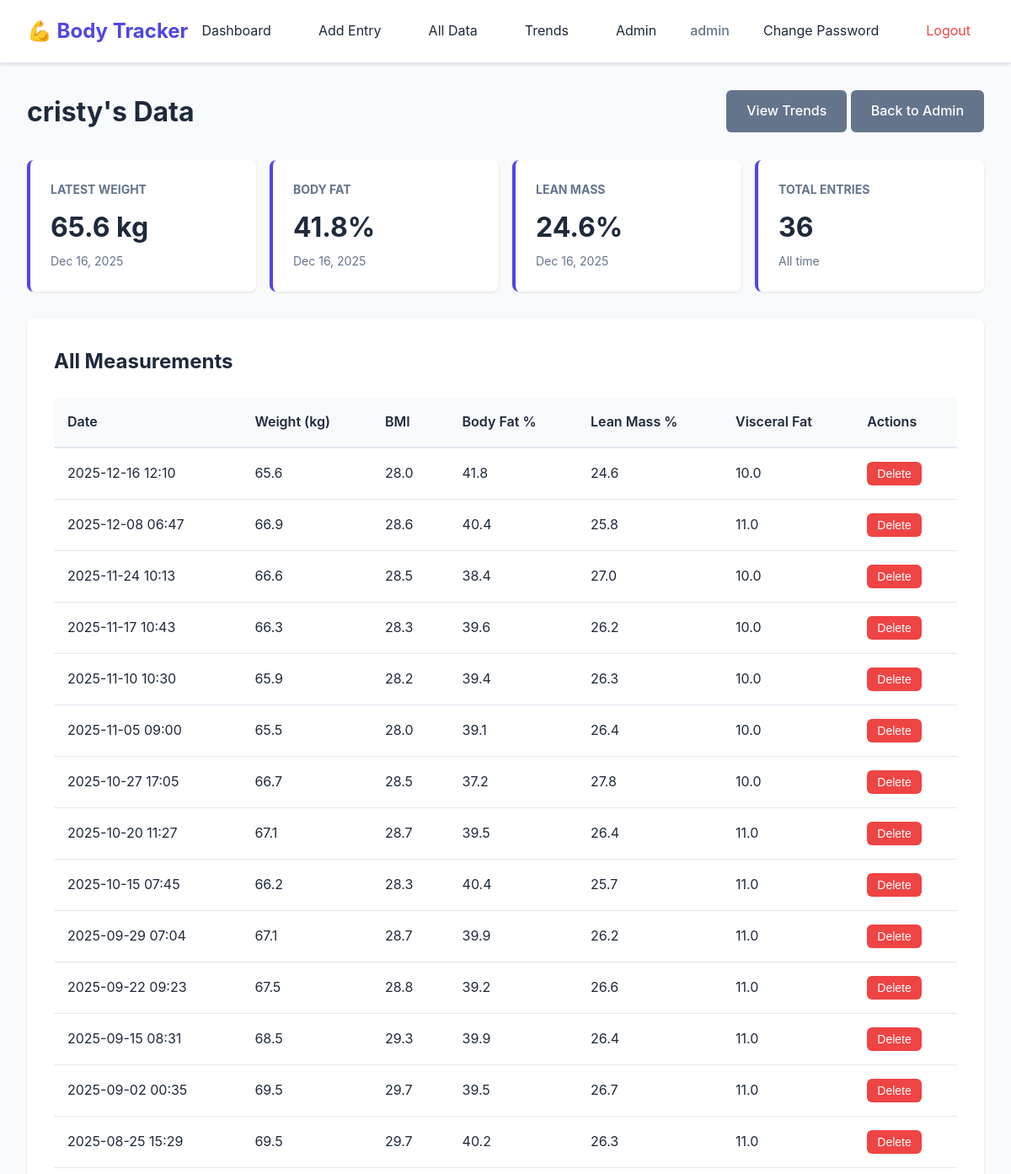
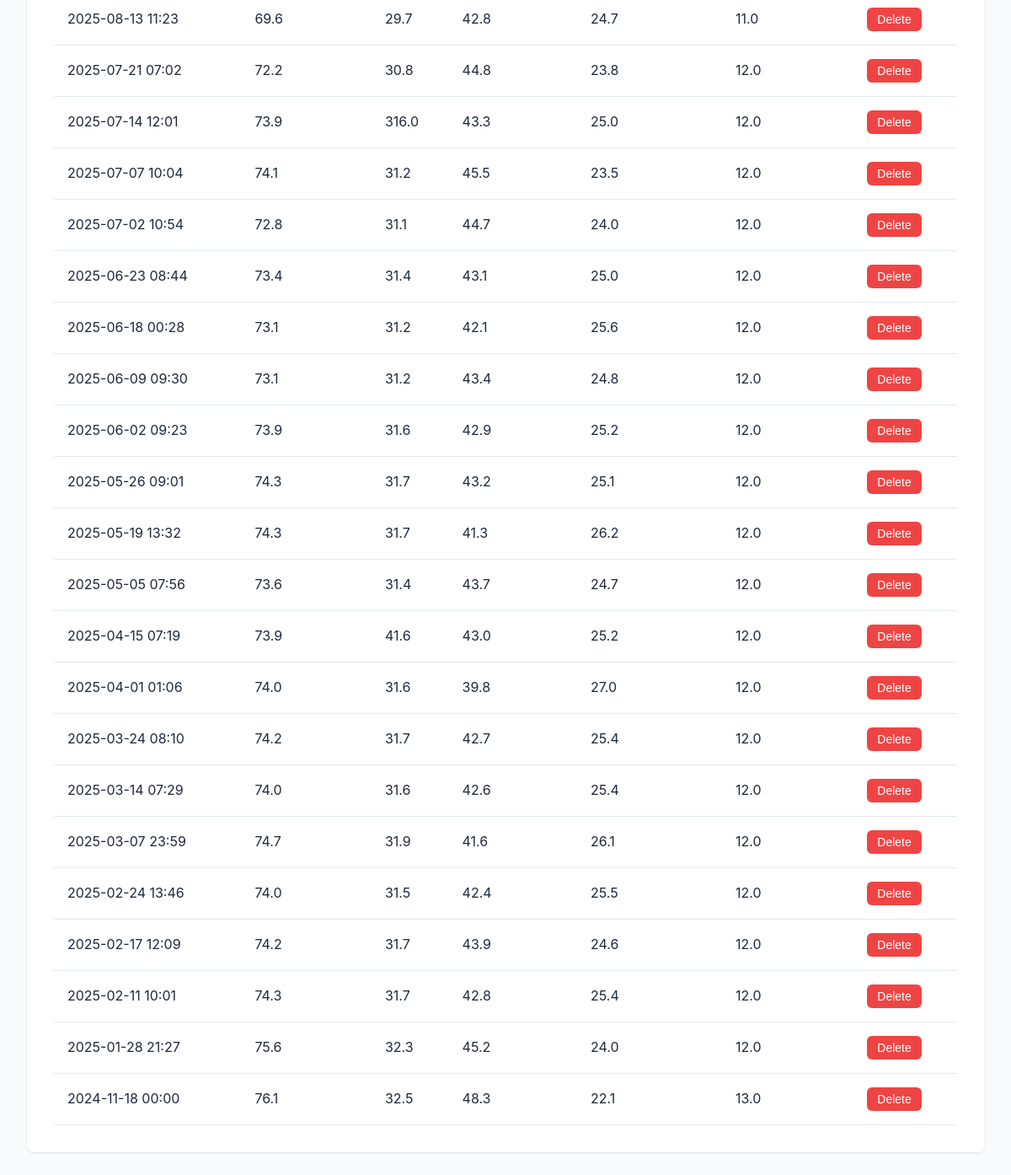
The page /admin/view-user/3 (signed in) on the database its author committed (2 pictures, top to bottom).
### app.py (models this page shows, shortened)
class User(db.Model):
    id = db.Column(db.Integer, primary_key=True)
    username = db.Column(db.String(80), unique=True, nullable=False)
    password_hash = db.Column(db.String(200), nullable=False)
    is_admin = db.Column(db.Boolean, default=False)
    benchmark_measurement_id = db.Column(db.Integer, nullable=True)
    measurements = db.relationship('Measurement', backref='user', lazy=True, cascade='all, delete-orphan', foreign_keys='Measurement.user_id')

class Measurement(db.Model):
    id = db.Column(db.Integer, primary_key=True)
    user_id = db.Column(db.Integer, db.ForeignKey('user.id'), nullable=False)
    timestamp = db.Column(db.DateTime, nullable=False, default=datetime.utcnow)
    weight = db.Column(db.Float, nullable=False)
    bmi = db.Column(db.Float, nullable=False)
    body_fat_percentage = db.Column(db.Float, nullable=False)
    visceral_fat_index = db.Column(db.Float, nullable=False)
    lean_mass_percentage = db.Column(db.Float, nullable=False)
    waist_circumference = db.Column(db.Float, nullable=True)
    hip_circumference = db.Column(db.Float, nullable=True)
    bicep_circumference = db.Column(db.Float, nullable=True)
    thigh_circumference = db.Column(db.Float, nullable=True)
    chest_circumference = db.Column(db.Float, nullable=True)

### app.py (the view)
@app.route('/admin/view-user/<int:user_id>')
@admin_required
def view_user(user_id):
    user = User.query.get_or_404(user_id)
    measurements = Measurement.query.filter_by(user_id=user_id).order_by(Measurement.timestamp.desc()).all()
    return render_template('view_user.html', user=user, measurements=measurements)

### app.py (called while the page is built)
def admin_required(f):
    @wraps(f)
    def decorated_function(*args, **kwargs):
        if 'user_id' not in session:
            flash('Please log in to access this page.', 'warning')
            return redirect(url_for('login'))
        user = User.query.get(session['user_id'])
        if not user.is_admin:
            flash('Admin access required.', 'danger')
            return redirect(url_for('dashboard'))
        return f(*args, **kwargs)
    return decorated_function

### templates/view_user.html (shortened to what this page needs)
{% extends "base.html" %}
{% block content %}
<div class="dashboard">
    <div class="dashboard-header">
        <h1>{{ user.username }}'s Data</h1>
        <div>
            <a href="{{ url_for('trends') }}?user_id={{ user.id }}" class="btn btn-secondary">View Trends</a>
            <a href="{{ url_for('admin_panel') }}" class="btn btn-secondary">Back to Admin</a>
        </div>
    </div>
    {% if measurements %}
        <div class="stats-summary">
            <div class="stat-card">
                <h3>Latest Weight</h3>
                <p class="stat-value">{{ "%.1f"|format(measurements[0].weight) }} kg</p>
                <p class="stat-date">{{ measurements[0].timestamp.strftime('%b %d, %Y') }}</p>
            </div>
            <div class="stat-card">
                <h3>Body Fat</h3>
                <p class="stat-value">{{ "%.1f"|format(measurements[0].body_fat_percentage) }}%</p>
                <p class="stat-date">{{ measurements[0].timestamp.strftime('%b %d, %Y') }}</p>
            </div>
            <div class="stat-card">
                <h3>Lean Mass</h3>
                <p class="stat-value">{{ "%.1f"|format(measurements[0].lean_mass_percentage) }}%</p>
                <p class="stat-date">{{ measurements[0].timestamp.strftime('%b %d, %Y') }}</p>
            </div>
            <div class="stat-card">
                <h3>Total Entries</h3>
                <p class="stat-value">{{ measurements|length }}</p>
                <p class="stat-date">All time</p>
            </div>
        </div>
        <div class="card">
            <h2>All Measurements</h2>
            <div class="table-container">
                <table class="data-table">
                    <thead>
                        <tr>
                            <th>Date</th>
                            <th>Weight (kg)</th>
                            <th>BMI</th>
                            <th>Body Fat %</th>
                            <th>Lean Mass %</th>
                            <th>Visceral Fat</th>
                            <th>Actions</th>
                        </tr>
                    </thead>
                    <tbody>
                        {% for m in measurements %}
                        <tr>
                            <td>{{ m.timestamp.strftime('%Y-%m-%d %H:%M') }}</td>
                            <td>{{ "%.1f"|format(m.weight) }}</td>
                            <td>{{ "%.1f"|format(m.bmi) }}</td>
                            <td>{{ "%.1f"|format(m.body_fat_percentage) }}</td>
                            <td>{{ "%.1f"|format(m.lean_mass_percentage) }}</td>
                            <td>{{ "%.1f"|format(m.visceral_fat_index) }}</td>
                            <td>
                                <form method="POST" action="{{ url_for('delete_measurement', measurement_id=m.id) }}" style="display: inline;" onsubmit="return confirm('Are you sure you want to delete this measurement?');">
                                    <button type="submit" class="btn btn-small btn-danger">Delete</button>
                                </form>
                            </td>
                        </tr>
                        {% endfor %}
                    </tbody>
                </table>
            </div>
        </div>
    {% else %}
        <div class="empty-state">
            <h2>No measurements yet</h2>
            <p>This user hasn't added any measurements.</p>
        </div>
    {% endif %}
</div>
{% endblock %}

### templates/base.html (shortened to what this page needs)
<!DOCTYPE html>
<html lang="en">
<head>
    <link rel="stylesheet" href="{{ url_for('static', filename='css/style.css') }}?v=20260107e">
</head>
<body>
    <nav class="navbar">
        <div class="nav-container">
            <a href="{{ url_for('dashboard') }}" class="nav-brand">💪 Body Tracker</a>
            <div class="nav-menu">
                {% if session.user_id %}
                    <a href="{{ url_for('dashboard') }}" class="nav-link">Dashboard</a>
                    <a href="{{ url_for('add_measurement') }}" class="nav-link">Add Entry</a>
                    <a href="{{ url_for('all_data') }}" class="nav-link">All Data</a>
                    <a href="{{ url_for('trends') }}" class="nav-link">Trends</a>
                    {% if session.is_admin %}
                        <a href="{{ url_for('admin_panel') }}" class="nav-link">Admin</a>
                    {% endif %}
                    <span class="nav-user">{{ session.username }}</span>
                    <a href="{{ url_for('change_password') }}" class="nav-link">Change Password</a>
                    <a href="{{ url_for('logout') }}" class="nav-link nav-logout">Logout</a>
                {% endif %}
            </div>
        </div>
    </nav>
    <div class="container">
        {% block content %}{% endblock %}
    </div>
</body>
</html>

### static/css/style.css (style rules this page uses)
:root { --primary: #4f46e5; --primary-dark: #4338ca; --secondary: #64748b; --success: #10b981; --danger: #ef4444; --warning: #f59e0b; --info: #3b82f6; --light: #f8fafc; --dark: #1e293b; --border: #e2e8f0; --shadow: rgba(0, 0, 0, 0.1); }
* { margin: 0; padding: 0; box-sizing: border-box; }
body { font-family: -apple-system, BlinkMacSystemFont, 'Segoe UI', Roboto, 'Helvetica Neue', Arial, sans-serif; background-color: var(--light); color: var(--dark); line-height: 1.6; }
.navbar { background-color: white; border-bottom: 1px solid var(--border); padding: 1rem 0; box-shadow: 0 2px 4px var(--shadow); }
.nav-container { max-width: 1200px; margin: 0 auto; padding: 0 2rem; display: flex; justify-content: space-between; align-items: center; }
.nav-brand { font-size: 1.5rem; font-weight: bold; color: var(--primary); text-decoration: none; }
.nav-menu { display: flex; gap: 1.5rem; align-items: center; }
.nav-link { color: var(--dark); text-decoration: none; padding: 0.5rem 1rem; border-radius: 0.375rem; transition: background-color 0.2s; }
.nav-user { color: var(--secondary); font-weight: 500; }
.nav-logout { color: var(--danger); }
.container { max-width: 1200px; margin: 2rem auto; padding: 0 2rem; }
.card { background: white; border-radius: 0.5rem; padding: 2rem; margin-bottom: 2rem; box-shadow: 0 1px 3px var(--shadow); }
.card h2 { margin-bottom: 1.5rem; color: var(--dark); }
.btn { padding: 0.75rem 1.5rem; border: none; border-radius: 0.375rem; font-size: 1rem; font-weight: 500; cursor: pointer; text-decoration: none; display: inline-block; transition: all 0.2s; text-align: center; }
.btn-secondary { background-color: var(--secondary); color: white; }
.btn-danger { background-color: var(--danger); color: white; }
.btn-small { padding: 0.375rem 0.75rem; font-size: 0.875rem; }
.dashboard-header { display: flex; justify-content: space-between; align-items: center; margin-bottom: 2rem; }
.dashboard-header h1 { color: var(--dark); }
.stats-summary { display: grid; grid-template-columns: repeat(auto-fit, minmax(200px, 1fr)); gap: 1rem; margin-bottom: 2rem; }
.stat-card { background: white; padding: 1.5rem; border-radius: 0.5rem; box-shadow: 0 1px 3px var(--shadow); border-left: 4px solid var(--primary); }
.stat-card h3 { font-size: 0.875rem; color: var(--secondary); margin-bottom: 0.5rem; text-transform: uppercase; }
.stat-value { font-size: 2rem; font-weight: bold; color: var(--dark); margin-bottom: 0.25rem; }
.stat-date { font-size: 0.875rem; color: var(--secondary); }
.table-container { overflow-x: auto; }
.data-table { width: 100%; border-collapse: collapse; }
.data-table thead { background-color: var(--light); }
.data-table th { padding: 1rem; text-align: left; font-weight: 600; color: var(--dark); border-bottom: 2px solid var(--border); }
.data-table td { padding: 1rem; border-bottom: 1px solid var(--border); }

### rows shown on the page
User: username "admin"
User: username "cristy"
Measurement: weight "65.6", timestamp "Dec 16, 2025", body_fat_percentage "41.8", lean_mass_percentage "24.6", timestamp "2025-12-16 12:10", bmi "28.0", visceral_fat_index "10.0"
Measurement: timestamp "2025-12-08 06:47", weight "66.9", bmi "28.6", body_fat_percentage "40.4", lean_mass_percentage "25.8", visceral_fat_index "11.0"
Measurement: timestamp "2025-11-24 10:13", weight "66.6", bmi "28.5", body_fat_percentage "38.4", lean_mass_percentage "27.0", visceral_fat_index "10.0"
Measurement: timestamp "2025-11-17 10:43", weight "66.3", bmi "28.3", body_fat_percentage "39.6", lean_mass_percentage "26.2", visceral_fat_index "10.0"
Measurement: timestamp "2025-11-10 10:30", weight "65.9", bmi "28.2", body_fat_percentage "39.4", lean_mass_percentage "26.3", visceral_fat_index "10.0"
Measurement: timestamp "2025-11-05 09:00", weight "65.5", bmi "28.0", body_fat_percentage "39.1", lean_mass_percentage "26.4", visceral_fat_index "10.0"
Measurement: timestamp "2025-10-27 17:05", weight "66.7", bmi "28.5", body_fat_percentage "37.2", lean_mass_percentage "27.8", visceral_fat_index "10.0"
Measurement: timestamp "2025-10-20 11:27", weight "67.1", bmi "28.7", body_fat_percentage "39.5", lean_mass_percentage "26.4", visceral_fat_index "11.0"
Measurement: timestamp "2025-10-15 07:45", weight "66.2", bmi "28.3", body_fat_percentage "40.4", lean_mass_percentage "25.7", visceral_fat_index "11.0"
Measurement: timestamp "2025-09-29 07:04", weight "67.1", bmi "28.7", body_fat_percentage "39.9", lean_mass_percentage "26.2", visceral_fat_index "11.0"
Measurement: timestamp "2025-09-22 09:23", weight "67.5", bmi "28.8", body_fat_percentage "39.2", lean_mass_percentage "26.6", visceral_fat_index "11.0"
Measurement: timestamp "2025-09-15 08:31", weight "68.5", bmi "29.3", body_fat_percentage "39.9", lean_mass_percentage "26.4", visceral_fat_index "11.0"
Measurement: timestamp "2025-09-02 00:35", weight "69.5", bmi "29.7", body_fat_percentage "39.5", lean_mass_percentage "26.7", visceral_fat_index "11.0"
Measurement: timestamp "2025-08-25 15:29", weight "69.5", bmi "29.7", body_fat_percentage "40.2", lean_mass_percentage "26.3", visceral_fat_index "11.0"
Measurement: timestamp "2025-08-13 11:23", weight "69.6", bmi "29.7", body_fat_percentage "42.8", lean_mass_percentage "24.7", visceral_fat_index "11.0"
Measurement: timestamp "2025-07-21 07:02", weight "72.2", bmi "30.8", body_fat_percentage "44.8", lean_mass_percentage "23.8", visceral_fat_index "12.0"
Measurement: timestamp "2025-07-14 12:01", weight "73.9", bmi "316.0", body_fat_percentage "43.3", lean_mass_percentage "25.0", visceral_fat_index "12.0"
Measurement: timestamp "2025-07-07 10:04", weight "74.1", bmi "31.2", body_fat_percentage "45.5", lean_mass_percentage "23.5", visceral_fat_index "12.0"
Measurement: timestamp "2025-07-02 10:54", weight "72.8", bmi "31.1", body_fat_percentage "44.7", lean_mass_percentage "24.0", visceral_fat_index "12.0"
Measurement: timestamp "2025-06-23 08:44", weight "73.4", bmi "31.4", body_fat_percentage "43.1", lean_mass_percentage "25.0", visceral_fat_index "12.0"
Measurement: timestamp "2025-06-18 00:28", weight "73.1", bmi "31.2", body_fat_percentage "42.1", lean_mass_percentage "25.6", visceral_fat_index "12.0"
Measurement: timestamp "2025-06-09 09:30", weight "73.1", bmi "31.2", body_fat_percentage "43.4", lean_mass_percentage "24.8", visceral_fat_index "12.0"
Measurement: timestamp "2025-06-02 09:23", weight "73.9", bmi "31.6", body_fat_percentage "42.9", lean_mass_percentage "25.2", visceral_fat_index "12.0"
Measurement: timestamp "2025-05-26 09:01", weight "74.3", bmi "31.7", body_fat_percentage "43.2", lean_mass_percentage "25.1", visceral_fat_index "12.0"
Measurement: timestamp "2025-05-19 13:32", weight "74.3", bmi "31.7", body_fat_percentage "41.3", lean_mass_percentage "26.2", visceral_fat_index "12.0"
Measurement: timestamp "2025-05-05 07:56", weight "73.6", bmi "31.4", body_fat_percentage "43.7", lean_mass_percentage "24.7", visceral_fat_index "12.0"
Measurement: timestamp "2025-04-15 07:19", weight "73.9", bmi "41.6", body_fat_percentage "43.0", lean_mass_percentage "25.2", visceral_fat_index "12.0"
Measurement: timestamp "2025-04-01 01:06", weight "74.0", bmi "31.6", body_fat_percentage "39.8", lean_mass_percentage "27.0", visceral_fat_index "12.0"
Measurement: timestamp "2025-03-24 08:10", weight "74.2", bmi "31.7", body_fat_percentage "42.7", lean_mass_percentage "25.4", visceral_fat_index "12.0"
Measurement: timestamp "2025-03-14 07:29", weight "74.0", bmi "31.6", body_fat_percentage "42.6", lean_mass_percentage "25.4", visceral_fat_index "12.0"
Measurement: timestamp "2025-03-07 23:59", weight "74.7", bmi "31.9", body_fat_percentage "41.6", lean_mass_percentage "26.1", visceral_fat_index "12.0"
Measurement: timestamp "2025-02-24 13:46", weight "74.0", bmi "31.5", body_fat_percentage "42.4", lean_mass_percentage "25.5", visceral_fat_index "12.0"
Measurement: timestamp "2025-02-17 12:09", weight "74.2", bmi "31.7", body_fat_percentage "43.9", lean_mass_percentage "24.6", visceral_fat_index "12.0"
Measurement: timestamp "2025-02-11 10:01", weight "74.3", bmi "31.7", body_fat_percentage "42.8", lean_mass_percentage "25.4", visceral_fat_index "12.0"
Measurement: timestamp "2025-01-28 21:27", weight "75.6", bmi "32.3", body_fat_percentage "45.2", lean_mass_percentage "24.0", visceral_fat_index "12.0"
Measurement: timestamp "2024-11-18 00:00", weight "76.1", bmi "32.5", body_fat_percentage "48.3", lean_mass_percentage "22.1", visceral_fat_index "13.0"

### other values the page prints
{{ measurements|length }} "36"
